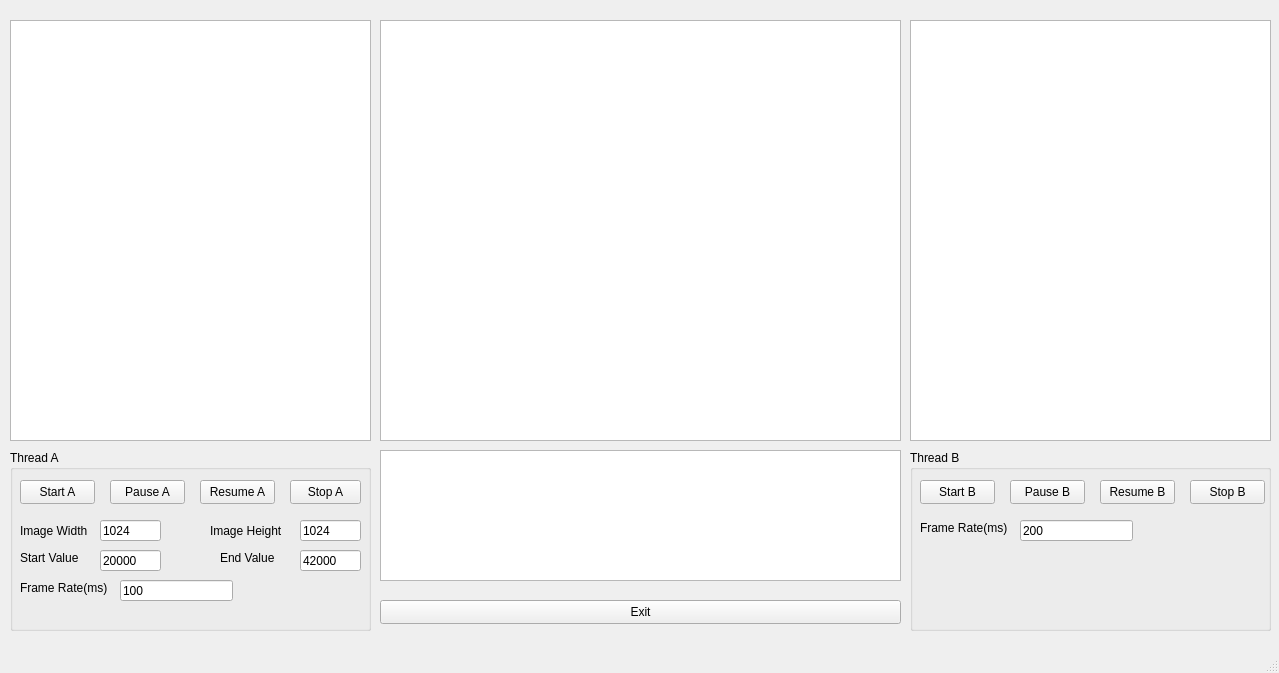
<?xml version="1.0" encoding="UTF-8"?>
<ui version="4.0">
 <class>MainWindow</class>
 <widget class="QMainWindow" name="MainWindow">
  <property name="geometry">
   <rect>
    <x>0</x>
    <y>0</y>
    <width>1279</width>
    <height>673</height>
   </rect>
  </property>
  <property name="windowTitle">
   <string>MainWindow</string>
  </property>
  <widget class="QWidget" name="centralwidget">
   <widget class="QTextEdit" name="textEdit_StatusA">
    <property name="geometry">
     <rect>
      <x>10</x>
      <y>20</y>
      <width>361</width>
      <height>421</height>
     </rect>
    </property>
   </widget>
   <widget class="QTextEdit" name="textEdit_StatusB">
    <property name="geometry">
     <rect>
      <x>910</x>
      <y>20</y>
      <width>361</width>
      <height>421</height>
     </rect>
    </property>
   </widget>
   <widget class="QGroupBox" name="groupBox">
    <property name="geometry">
     <rect>
      <x>10</x>
      <y>450</y>
      <width>361</width>
      <height>181</height>
     </rect>
    </property>
    <property name="title">
     <string>Thread A</string>
    </property>
    <widget class="QPushButton" name="btn_start_A">
     <property name="geometry">
      <rect>
       <x>10</x>
       <y>30</y>
       <width>75</width>
       <height>24</height>
      </rect>
     </property>
     <property name="text">
      <string>Start A</string>
     </property>
    </widget>
    <widget class="QPushButton" name="btn_pause_A">
     <property name="geometry">
      <rect>
       <x>100</x>
       <y>30</y>
       <width>75</width>
       <height>24</height>
      </rect>
     </property>
     <property name="text">
      <string>Pause A</string>
     </property>
    </widget>
    <widget class="QPushButton" name="btn_resume_A">
     <property name="geometry">
      <rect>
       <x>190</x>
       <y>30</y>
       <width>75</width>
       <height>24</height>
      </rect>
     </property>
     <property name="text">
      <string>Resume A</string>
     </property>
    </widget>
    <widget class="QPushButton" name="btn_stopA">
     <property name="geometry">
      <rect>
       <x>280</x>
       <y>30</y>
       <width>71</width>
       <height>24</height>
      </rect>
     </property>
     <property name="text">
      <string>Stop A</string>
     </property>
    </widget>
    <widget class="QLabel" name="label">
     <property name="geometry">
      <rect>
       <x>10</x>
       <y>70</y>
       <width>91</width>
       <height>21</height>
      </rect>
     </property>
     <property name="text">
      <string>Image Width</string>
     </property>
    </widget>
    <widget class="QLabel" name="label_2">
     <property name="geometry">
      <rect>
       <x>200</x>
       <y>70</y>
       <width>91</width>
       <height>21</height>
      </rect>
     </property>
     <property name="text">
      <string>Image Height</string>
     </property>
    </widget>
    <widget class="QLineEdit" name="lineEdit_imgx">
     <property name="geometry">
      <rect>
       <x>90</x>
       <y>70</y>
       <width>61</width>
       <height>21</height>
      </rect>
     </property>
     <property name="text">
      <string>1024</string>
     </property>
    </widget>
    <widget class="QLineEdit" name="lineEdit_imgy">
     <property name="geometry">
      <rect>
       <x>290</x>
       <y>70</y>
       <width>61</width>
       <height>21</height>
      </rect>
     </property>
     <property name="text">
      <string>1024</string>
     </property>
    </widget>
    <widget class="QLabel" name="label_3">
     <property name="geometry">
      <rect>
       <x>10</x>
       <y>130</y>
       <width>101</width>
       <height>16</height>
      </rect>
     </property>
     <property name="text">
      <string>Frame Rate(ms)</string>
     </property>
    </widget>
    <widget class="QLineEdit" name="lineEdit_framerate">
     <property name="geometry">
      <rect>
       <x>110</x>
       <y>130</y>
       <width>113</width>
       <height>21</height>
      </rect>
     </property>
     <property name="text">
      <string>100</string>
     </property>
    </widget>
    <widget class="QLabel" name="label_5">
     <property name="geometry">
      <rect>
       <x>10</x>
       <y>100</y>
       <width>71</width>
       <height>16</height>
      </rect>
     </property>
     <property name="text">
      <string>Start Value</string>
     </property>
    </widget>
    <widget class="QLineEdit" name="lineEdit_low">
     <property name="geometry">
      <rect>
       <x>90</x>
       <y>100</y>
       <width>61</width>
       <height>21</height>
      </rect>
     </property>
     <property name="text">
      <string>20000</string>
     </property>
    </widget>
    <widget class="QLineEdit" name="lineEdit_high">
     <property name="geometry">
      <rect>
       <x>290</x>
       <y>100</y>
       <width>61</width>
       <height>21</height>
      </rect>
     </property>
     <property name="text">
      <string>42000</string>
     </property>
    </widget>
    <widget class="QLabel" name="label_6">
     <property name="geometry">
      <rect>
       <x>210</x>
       <y>100</y>
       <width>71</width>
       <height>16</height>
      </rect>
     </property>
     <property name="text">
      <string>End Value</string>
     </property>
    </widget>
   </widget>
   <widget class="QGroupBox" name="groupBox_2">
    <property name="geometry">
     <rect>
      <x>910</x>
      <y>450</y>
      <width>361</width>
      <height>181</height>
     </rect>
    </property>
    <property name="title">
     <string>Thread B</string>
    </property>
    <widget class="QPushButton" name="btn_start_B">
     <property name="geometry">
      <rect>
       <x>10</x>
       <y>30</y>
       <width>75</width>
       <height>24</height>
      </rect>
     </property>
     <property name="text">
      <string>Start B</string>
     </property>
    </widget>
    <widget class="QPushButton" name="btn_pause_B">
     <property name="geometry">
      <rect>
       <x>100</x>
       <y>30</y>
       <width>75</width>
       <height>24</height>
      </rect>
     </property>
     <property name="text">
      <string>Pause B</string>
     </property>
    </widget>
    <widget class="QPushButton" name="btn_resume_B">
     <property name="geometry">
      <rect>
       <x>190</x>
       <y>30</y>
       <width>75</width>
       <height>24</height>
      </rect>
     </property>
     <property name="text">
      <string>Resume B</string>
     </property>
    </widget>
    <widget class="QPushButton" name="btn_stopB">
     <property name="geometry">
      <rect>
       <x>280</x>
       <y>30</y>
       <width>75</width>
       <height>24</height>
      </rect>
     </property>
     <property name="text">
      <string>Stop B</string>
     </property>
    </widget>
    <widget class="QLineEdit" name="lineEdit_histrate">
     <property name="geometry">
      <rect>
       <x>110</x>
       <y>70</y>
       <width>113</width>
       <height>21</height>
      </rect>
     </property>
     <property name="text">
      <string>200</string>
     </property>
    </widget>
    <widget class="QLabel" name="label_4">
     <property name="geometry">
      <rect>
       <x>10</x>
       <y>70</y>
       <width>101</width>
       <height>16</height>
      </rect>
     </property>
     <property name="text">
      <string>Frame Rate(ms)</string>
     </property>
    </widget>
   </widget>
   <widget class="QPushButton" name="btn_exit">
    <property name="geometry">
     <rect>
      <x>380</x>
      <y>600</y>
      <width>521</width>
      <height>24</height>
     </rect>
    </property>
    <property name="text">
     <string>Exit</string>
    </property>
   </widget>
   <widget class="QGraphicsView" name="imgView">
    <property name="geometry">
     <rect>
      <x>380</x>
      <y>20</y>
      <width>521</width>
      <height>421</height>
     </rect>
    </property>
   </widget>
   <widget class="QChartView" name="hist_chartview">
    <property name="geometry">
     <rect>
      <x>380</x>
      <y>450</y>
      <width>521</width>
      <height>131</height>
     </rect>
    </property>
   </widget>
  </widget>
  <widget class="QMenuBar" name="menubar">
   <property name="geometry">
    <rect>
     <x>0</x>
     <y>0</y>
     <width>1279</width>
     <height>22</height>
    </rect>
   </property>
  </widget>
  <widget class="QStatusBar" name="statusbar"/>
 </widget>
 <customwidgets>
  <customwidget>
   <class>QChartView</class>
   <extends>QGraphicsView</extends>
   <header location="global">qchartview.h</header>
  </customwidget>
 </customwidgets>
 <resources/>
 <connections/>
</ui>
